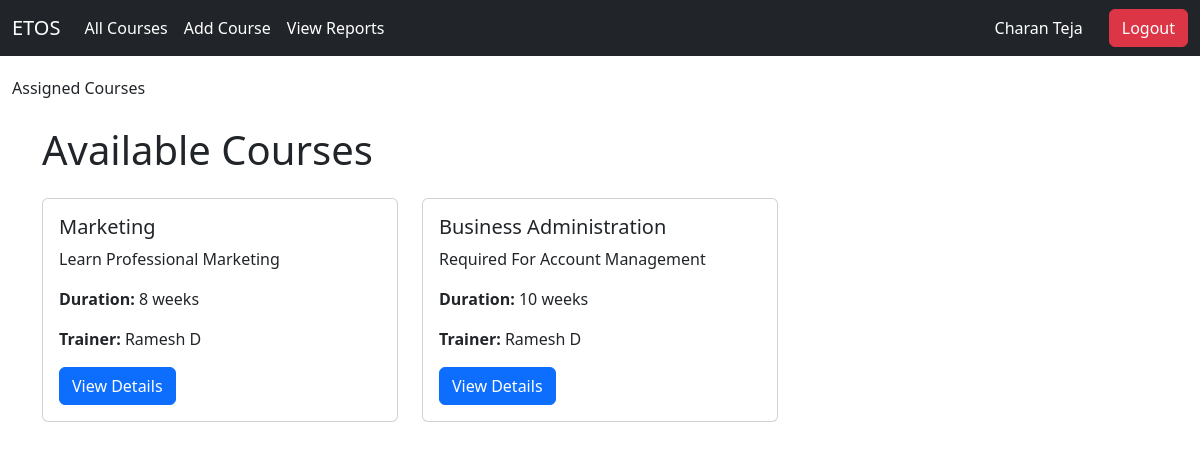
Before: /employee/courses/ (signed in) with the older database file.
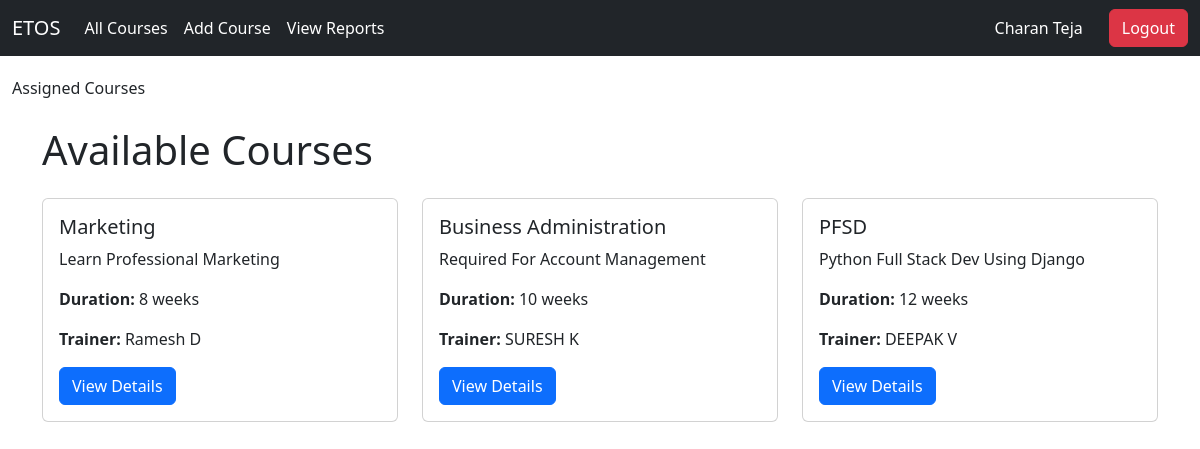
After: the same page with the newer database file.
### admin_app/models.py (models this page shows)
class Course(models.Model):
    name = models.CharField(max_length=100)
    description = models.TextField()
    duration = models.PositiveIntegerField()  # Duration in hours
    trainer = models.ForeignKey(User, on_delete=models.SET_NULL, null=True)  # Trainer linked to User
    status = models.BooleanField(default=True)  # Active/Inactive status
    def __str__(self):
        return self.name

### employee/views.py (the view)
# urls.py: path('courses/', views.course_list, name='course_list'),
@login_required
def course_list(request):
    Course = apps.get_model('admin_app', 'Course')
    courses = Course.objects.all()
    print(courses)  # Add this line to see what courses are retrieved
    return render(request, 'employee/assigned_courses.html', {'courses': courses})

### templates/employee/assigned_courses.html (shortened to what this page needs)
<!DOCTYPE html>
<html lang="en">
<head>
    <link href="https://cdn.jsdelivr.net/npm/bootstrap@5.3.3/dist/css/bootstrap.min.css" rel="stylesheet">
</head>
<body>
    {% include 'employee/employee_navbar.html' %}
        <div class="container-fluid">
            <a class="navbar-brand" href="{% url 'employee:homepage_employee' %}">Assigned Courses</a>
            <button class="navbar-toggler" type="button" data-bs-toggle="collapse" data-bs-target="#navbarNav" aria-controls="navbarNav" aria-expanded="false" aria-label="Toggle navigation">
                <span class="navbar-toggler-icon"></span>
            </button>
        </div>
    <div class="container mt-4">
        <h1 class="mb-4">Available Courses</h1>
        <div class="row">
            {% for course in courses %}
            <div class="col-md-4">
                <div class="card course-card">
                    <div class="card-body">
                        <h5 class="card-title">{{ course.name }}</h5>
                        <p class="card-text">{{ course.description|truncatewords:20 }}</p>
                        <p><strong>Duration:</strong> {{ course.duration }} weeks</p>
                        <p><strong>Trainer:</strong> {{ course.trainer.get_full_name }}</p>
                        <a href="{% url 'employee:course_detail' course.id %}" class="btn btn-primary">View Details</a>
                    </div>
                </div>
            </div>
            {% empty %}
            <p>No courses are available at the moment. Please check back later!</p>
            {% endfor %}
        </div>
    </div>
</body>
</html>

Changed rows visible on the page:
changed Course "Business Administration": trainer.get_full_name "Ramesh D" → "SURESH K"
added Course: name "PFSD", description "Python Full Stack Dev Using Django", duration "12", trainer.get_full_name "DEEPAK V"
